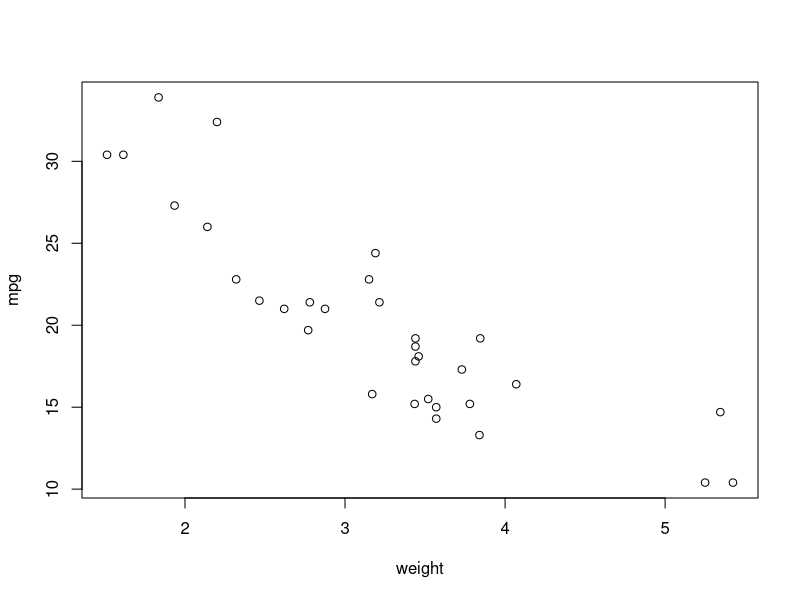

The R script that drew this image:
## ---- chunk 1
knitr::opts_chunk$set(echo = FALSE)
## ---- chunk 2
plot(mtcars$wt, mtcars$mpg, xlab = "weight", ylab = "mpg")
